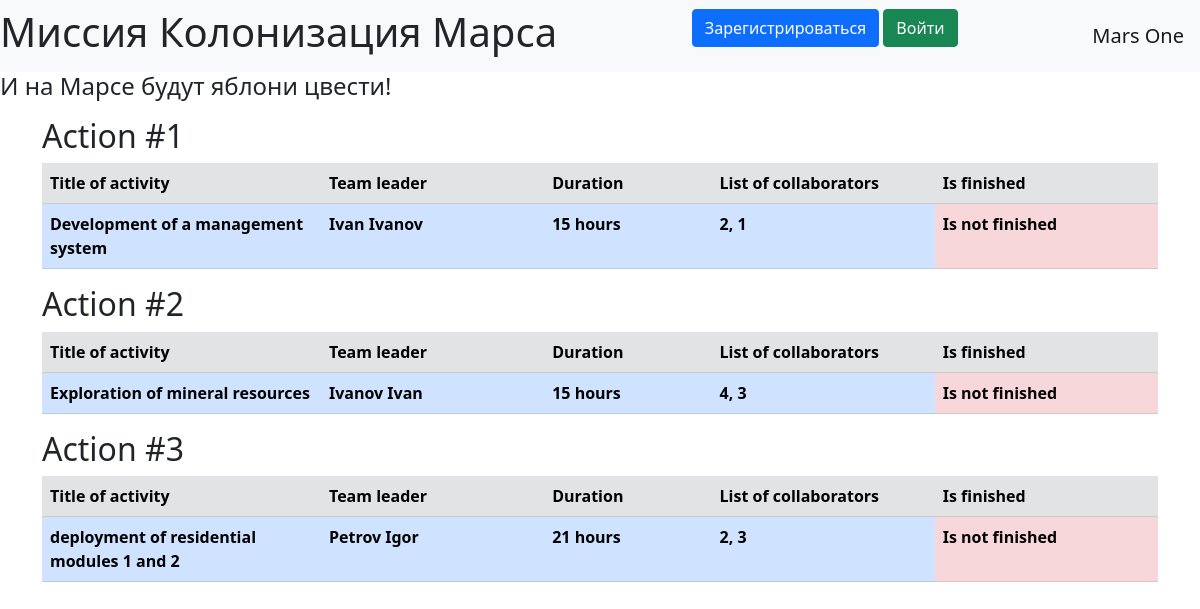
Before: / with the older database file.
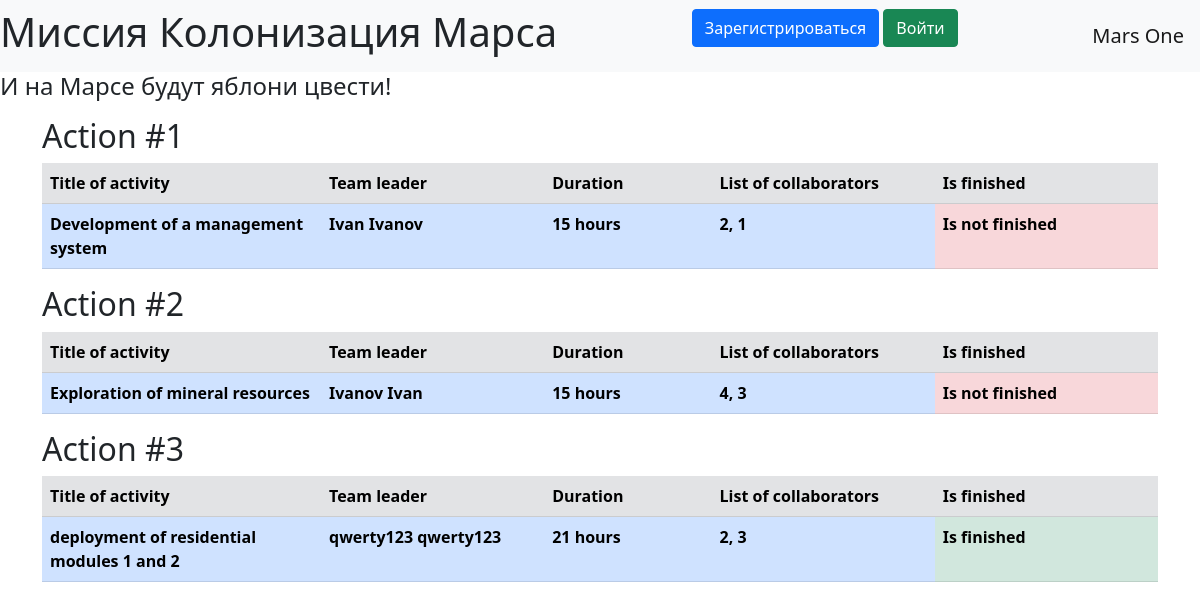
After: the same page with the newer database file.
### data/jobs.py (models this page shows, shortened)
class Jobs(SqlAlchemyBase):
    __tablename__ = "jobs"
    id = sqlalchemy.Column(sqlalchemy.Integer, primary_key=True, autoincrement=True)
    team_leader_id = sqlalchemy.Column(sqlalchemy.Integer, sqlalchemy.ForeignKey("users.id"))
    team_leader = orm.relation('User')
    job = sqlalchemy.Column(sqlalchemy.String, nullable=True)
    work_size = sqlalchemy.Column(sqlalchemy.Integer, nullable=True)
    collaborators = sqlalchemy.Column(sqlalchemy.String, nullable=True)
    start_date = sqlalchemy.Column(sqlalchemy.DateTime, nullable=True)
    end_date = sqlalchemy.Column(sqlalchemy.DateTime, nullable=True)
    is_finished = sqlalchemy.Column(sqlalchemy.Boolean, default=False)

### data/users.py (models this page shows, shortened)
class User(SqlAlchemyBase, UserMixin):
    __tablename__ = "users"
    id = sqlalchemy.Column(sqlalchemy.Integer, primary_key=True, autoincrement=True)
    name = sqlalchemy.Column(sqlalchemy.String, nullable=True)
    surname = sqlalchemy.Column(sqlalchemy.String, nullable=True)
    age = sqlalchemy.Column(sqlalchemy.Integer, nullable=True)
    position = sqlalchemy.Column(sqlalchemy.String, nullable=True)
    speciality = sqlalchemy.Column(sqlalchemy.String, nullable=True)
    address = sqlalchemy.Column(sqlalchemy.String, nullable=True)
    email = sqlalchemy.Column(sqlalchemy.String, unique=True, nullable=True)
    hashed_password = sqlalchemy.Column(sqlalchemy.String, nullable=True)
    modified_date = sqlalchemy.Column(sqlalchemy.DateTime, default=datetime.datetime.now)
    news = orm.relation("Jobs", back_populates='team_leader')

### app.py (the view)
@app.route("/")
def index():
    session = db_session.create_session()
    jobs = session.query(Jobs).all()
    return render_template('list.html', jobs=jobs)

### data/db_session.py (called while the page is built)
def create_session() -> Session:
    global __factory
    return __factory()

### templates/list.html (shortened to what this page needs)
{% extends "base.html" %}
{% block content %}
{% for job in jobs %}
<h2>Action #{{job.id}}</h2>
  <table class="table">
    <tr class="table-secondary">
      <th width="25%">Title of activity</th>
      <th width="20%">Team leader</th>
      <th width="15%">Duration</th>
      <th width="20%">List of collaborators</th>
      <th width="20%">Is finished</th>
    </tr>
    <tr class="table-primary">
      <th>{{ job.job }}</th>
      <th>{{ job.team_leader.name }} {{ job.team_leader.surname }}</th>
      <th>{{ job.work_size }} hours</th>
      <th>{{ job.collaborators }}</th>
      {% if job.is_finished %}
      <th class="table-success">Is finished</th>
      {% else %}
      <th class="table-danger">Is not finished</th>
      {% endif %}
    </tr>
  </table>
{% endfor %}
{% endblock %}

### templates/base.html (shortened to what this page needs)
<!doctype html>
<html lang="ru">
  <head>
      <link href="https://cdn.jsdelivr.net/npm/bootstrap@5.1.3/dist/css/bootstrap.min.css" rel="stylesheet">
  </head>
  <body>
    <nav class="navbar navbar-light bg-light">
        <h1>Миссия Колонизация Марса</h1>
        {% if current_user.is_authenticated %}
          <a class="navbar-brand" href="/logout">{{ current_user.name }}</a>
        {% else %}
          <p>
              <a class="btn btn-primary " href="/register">Зарегистрироваться</a>
              <a class="btn btn-success" href="/login">Войти</a>
          </p>
        {% endif %}
        <a href="/" class="navbar-brand">Mars One</a>
    </nav>
    <h4>И на Марсе будут яблони цвести!</h4>
    <main role="main" class="container">
      {% block content %}{% endblock %}
    </main>
  </body>
</html>

Changed rows visible on the page:
changed Jobs "deployment of residential modules 1 and 2": team_leader.name "Petrov" → "qwerty123"; team_leader.surname "Igor" → "qwerty123"; is_finished "Is not finished" → "Is finished"
